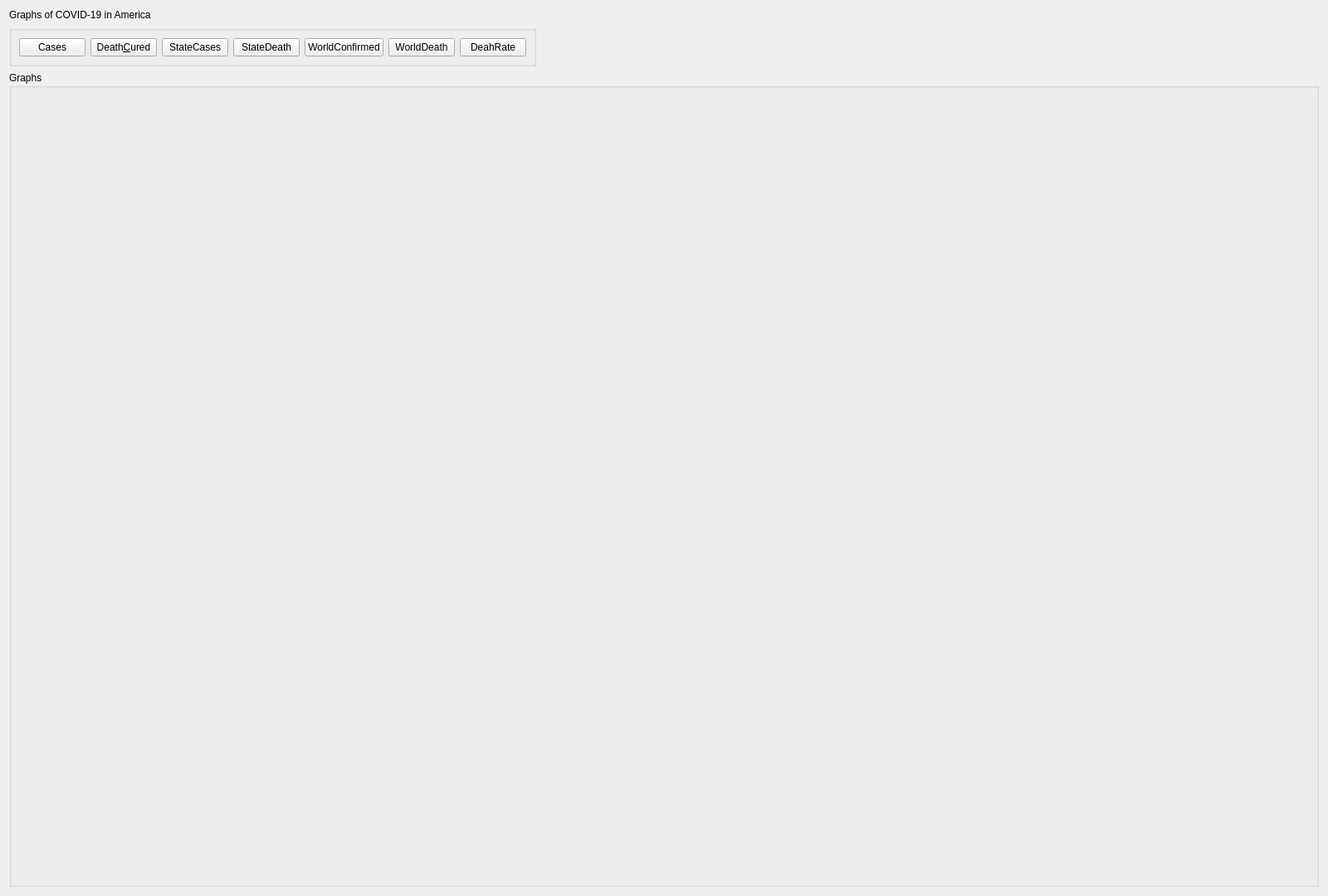
<?xml version="1.0" encoding="UTF-8"?>
<ui version="4.0">
 <class>Form</class>
 <widget class="QWidget" name="Form">
  <property name="windowModality">
   <enum>Qt::WindowModal</enum>
  </property>
  <property name="geometry">
   <rect>
    <x>0</x>
    <y>0</y>
    <width>1600</width>
    <height>1080</height>
   </rect>
  </property>
  <property name="sizePolicy">
   <sizepolicy hsizetype="Preferred" vsizetype="Preferred">
    <horstretch>0</horstretch>
    <verstretch>0</verstretch>
   </sizepolicy>
  </property>
  <property name="mouseTracking">
   <bool>false</bool>
  </property>
  <property name="tabletTracking">
   <bool>false</bool>
  </property>
  <property name="windowTitle">
   <string>Form</string>
  </property>
  <property name="whatsThis">
   <string/>
  </property>
  <property name="layoutDirection">
   <enum>Qt::LeftToRight</enum>
  </property>
  <layout class="QVBoxLayout" name="verticalLayout">
   <item>
    <widget class="QLabel" name="label">
     <property name="sizePolicy">
      <sizepolicy hsizetype="Minimum" vsizetype="Fixed">
       <horstretch>0</horstretch>
       <verstretch>0</verstretch>
      </sizepolicy>
     </property>
     <property name="text">
      <string>Graphs of COVID-19 in America</string>
     </property>
    </widget>
   </item>
   <item>
    <widget class="QGroupBox" name="horizontalGroupBox">
     <property name="sizePolicy">
      <sizepolicy hsizetype="Fixed" vsizetype="Fixed">
       <horstretch>0</horstretch>
       <verstretch>0</verstretch>
      </sizepolicy>
     </property>
     <layout class="QHBoxLayout" name="horizontalLayout_2">
      <item>
       <widget class="QPushButton" name="button1">
        <property name="sizePolicy">
         <sizepolicy hsizetype="Fixed" vsizetype="Fixed">
          <horstretch>0</horstretch>
          <verstretch>0</verstretch>
         </sizepolicy>
        </property>
        <property name="text">
         <string>Cases</string>
        </property>
       </widget>
      </item>
      <item>
       <widget class="QPushButton" name="button3">
        <property name="text">
         <string>Death&amp;Cured</string>
        </property>
       </widget>
      </item>
      <item>
       <widget class="QPushButton" name="button4">
        <property name="text">
         <string>StateCases</string>
        </property>
       </widget>
      </item>
      <item>
       <widget class="QPushButton" name="button2">
        <property name="sizePolicy">
         <sizepolicy hsizetype="Fixed" vsizetype="Fixed">
          <horstretch>0</horstretch>
          <verstretch>0</verstretch>
         </sizepolicy>
        </property>
        <property name="text">
         <string>StateDeath</string>
        </property>
       </widget>
      </item>
      <item>
       <widget class="QPushButton" name="button5">
        <property name="text">
         <string>WorldConfirmed</string>
        </property>
       </widget>
      </item>
      <item>
       <widget class="QPushButton" name="button6">
        <property name="text">
         <string>WorldDeath</string>
        </property>
       </widget>
      </item>
      <item>
       <widget class="QPushButton" name="button7">
        <property name="text">
         <string>DeahRate</string>
        </property>
       </widget>
      </item>
     </layout>
    </widget>
   </item>
   <item>
    <widget class="QGroupBox" name="groupBox">
     <property name="sizePolicy">
      <sizepolicy hsizetype="Minimum" vsizetype="Minimum">
       <horstretch>0</horstretch>
       <verstretch>0</verstretch>
      </sizepolicy>
     </property>
     <property name="maximumSize">
      <size>
       <width>16777215</width>
       <height>16777215</height>
      </size>
     </property>
     <property name="layoutDirection">
      <enum>Qt::LeftToRight</enum>
     </property>
     <property name="title">
      <string>Graphs</string>
     </property>
    </widget>
   </item>
  </layout>
 </widget>
 <resources/>
 <connections/>
</ui>
